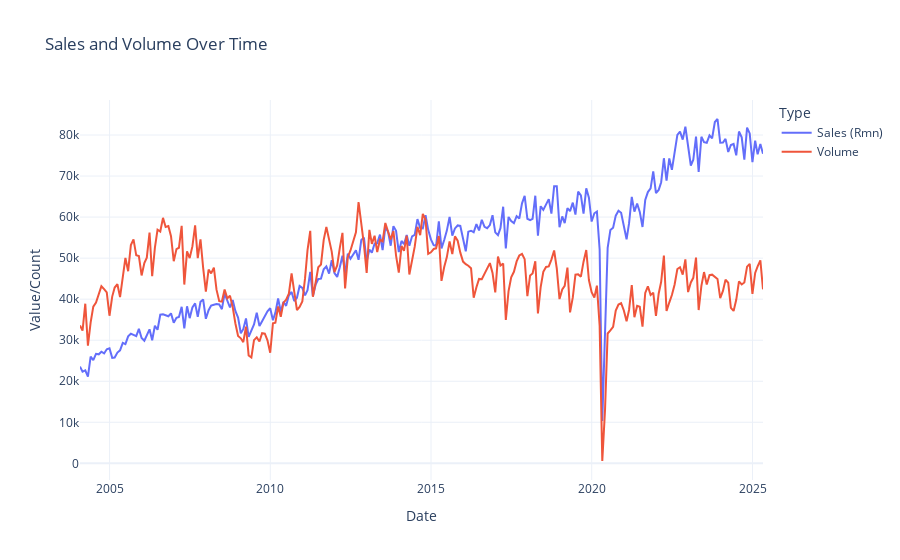

Notebook cell for this chart:
### Markdown cell above
#### (i) Sales and Volume Time Series Plots

### Code cell
# Combine both series into one DataFrame
combined_df = pd.concat([
    sales.rename(columns={sales.columns[0]: 'Sales (Rmn)'}),
    vol.rename(columns={vol.columns[0]: 'Volume'})
], axis=1)

# Reset index to get date as a column
combined_df = combined_df.reset_index().rename(columns={'index': 'Date'})

# Melt to long format for seaborn lineplot
long_df = combined_df.melt(id_vars='Date', value_vars=['Sales (Rmn)', 'Volume'], 
                           var_name='Type', value_name='Value')

# Create interactive Plotly line chart
fig = px.line(
    long_df,
    x='Date',
    y='Value',
    color='Type',
    title='Sales and Volume Over Time',
    labels={'Value': 'Value/Count', 'Date': 'Date', 'Type': 'Legend'}
)

# Optional: Style tweaks
fig.update_layout(
    template='plotly_white',
    legend_title_text='Type',
    xaxis_title='Date',
    yaxis_title='Value/Count'
)

# Show the plot
fig.show()

### Figure 1 — Plotly figure (JSON) as saved in the notebook; plotly's stock layout.template omitted (floating-point values rounded to 4 significant figures; data arrays with more than 128 entries replaced by an {"elided": "..."} marker saying what was removed)
{"data": [{"hovertemplate": "Legend=Sales (Rmn)<br>Date=%{x}<br>Value/Count=%{y}<extra></extra>", "legendgroup": "Sales (Rmn)", "line": {"color": "#636efa", "dash": "solid"}, "marker": {"symbol": "circle"}, "mode": "lines", "name": "Sales (Rmn)", "orientation": "v", "showlegend": true, "type": "scatter", "x": {"elided": "256 str values"}, "xaxis": "x", "y": {"elided": "256 int values"}, "yaxis": "y"}, {"hovertemplate": "Legend=Volume<br>Date=%{x}<br>Value/Count=%{y}<extra></extra>", "legendgroup": "Volume", "line": {"color": "#EF553B", "dash": "solid"}, "marker": {"symbol": "circle"}, "mode": "lines", "name": "Volume", "orientation": "v", "showlegend": true, "type": "scatter", "x": {"elided": "256 str values"}, "xaxis": "x", "y": {"elided": "256 int values"}, "yaxis": "y"}], "layout": {"legend": {"title": {"text": "Type"}, "tracegroupgap": 0}, "title": {"text": "Sales and Volume Over Time"}, "xaxis": {"anchor": "y", "domain": [0, 1], "title": {"text": "Date"}}, "yaxis": {"anchor": "x", "domain": [0, 1], "title": {"text": "Value/Count"}}}}
